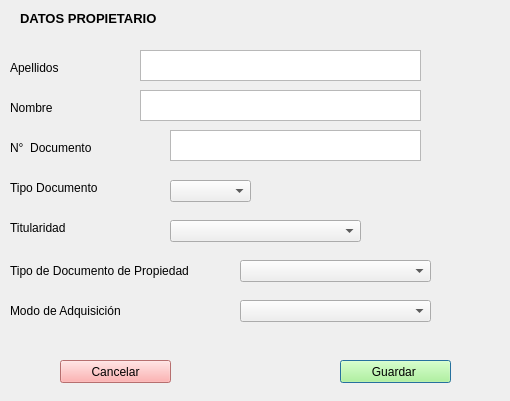
<?xml version="1.0" encoding="UTF-8"?>
<ui version="4.0">
 <class>Dialog</class>
 <widget class="QDialog" name="Dialog">
  <property name="geometry">
   <rect>
    <x>0</x>
    <y>0</y>
    <width>510</width>
    <height>401</height>
   </rect>
  </property>
  <property name="windowTitle">
   <string>Dialog</string>
  </property>
  <widget class="QLabel" name="label_2">
   <property name="geometry">
    <rect>
     <x>20</x>
     <y>10</y>
     <width>141</width>
     <height>16</height>
    </rect>
   </property>
   <property name="font">
    <font>
     <pointsize>10</pointsize>
     <weight>75</weight>
     <bold>true</bold>
    </font>
   </property>
   <property name="text">
    <string>DATOS PROPIETARIO</string>
   </property>
  </widget>
  <widget class="QLabel" name="label">
   <property name="geometry">
    <rect>
     <x>10</x>
     <y>60</y>
     <width>71</width>
     <height>16</height>
    </rect>
   </property>
   <property name="font">
    <font>
     <pointsize>9</pointsize>
    </font>
   </property>
   <property name="text">
    <string>Apellidos</string>
   </property>
  </widget>
  <widget class="QPlainTextEdit" name="txt_apellidos">
   <property name="geometry">
    <rect>
     <x>140</x>
     <y>50</y>
     <width>281</width>
     <height>31</height>
    </rect>
   </property>
  </widget>
  <widget class="QLabel" name="label_3">
   <property name="geometry">
    <rect>
     <x>10</x>
     <y>100</y>
     <width>51</width>
     <height>16</height>
    </rect>
   </property>
   <property name="font">
    <font>
     <pointsize>9</pointsize>
    </font>
   </property>
   <property name="text">
    <string>Nombre</string>
   </property>
  </widget>
  <widget class="QPlainTextEdit" name="txt_nombre">
   <property name="geometry">
    <rect>
     <x>140</x>
     <y>90</y>
     <width>281</width>
     <height>31</height>
    </rect>
   </property>
  </widget>
  <widget class="QLabel" name="label_4">
   <property name="geometry">
    <rect>
     <x>10</x>
     <y>140</y>
     <width>121</width>
     <height>16</height>
    </rect>
   </property>
   <property name="font">
    <font>
     <pointsize>9</pointsize>
    </font>
   </property>
   <property name="text">
    <string>N°  Documento</string>
   </property>
  </widget>
  <widget class="QPlainTextEdit" name="txt_documento">
   <property name="geometry">
    <rect>
     <x>170</x>
     <y>130</y>
     <width>251</width>
     <height>31</height>
    </rect>
   </property>
  </widget>
  <widget class="QLabel" name="label_5">
   <property name="geometry">
    <rect>
     <x>10</x>
     <y>180</y>
     <width>131</width>
     <height>16</height>
    </rect>
   </property>
   <property name="font">
    <font>
     <pointsize>9</pointsize>
    </font>
   </property>
   <property name="text">
    <string>Tipo Documento</string>
   </property>
  </widget>
  <widget class="QComboBox" name="comboBox_tipo_prop">
   <property name="geometry">
    <rect>
     <x>170</x>
     <y>180</y>
     <width>81</width>
     <height>22</height>
    </rect>
   </property>
   <item>
    <property name="text">
     <string/>
    </property>
   </item>
   <item>
    <property name="text">
     <string>Cédula Identidad</string>
    </property>
   </item>
   <item>
    <property name="text">
     <string>Registro Único Nacional</string>
    </property>
   </item>
  </widget>
  <widget class="QLabel" name="label_6">
   <property name="geometry">
    <rect>
     <x>10</x>
     <y>220</y>
     <width>101</width>
     <height>16</height>
    </rect>
   </property>
   <property name="font">
    <font>
     <pointsize>9</pointsize>
    </font>
   </property>
   <property name="text">
    <string>Titularidad</string>
   </property>
  </widget>
  <widget class="QComboBox" name="comboBox_titularidad_prop">
   <property name="geometry">
    <rect>
     <x>170</x>
     <y>220</y>
     <width>191</width>
     <height>22</height>
    </rect>
   </property>
   <item>
    <property name="text">
     <string/>
    </property>
   </item>
   <item>
    <property name="text">
     <string>Propietario</string>
    </property>
   </item>
   <item>
    <property name="text">
     <string>Poseedor</string>
    </property>
   </item>
   <item>
    <property name="text">
     <string>Usufructuario</string>
    </property>
   </item>
   <item>
    <property name="text">
     <string>Ocupante</string>
    </property>
   </item>
  </widget>
  <widget class="QLabel" name="label_8">
   <property name="geometry">
    <rect>
     <x>10</x>
     <y>260</y>
     <width>221</width>
     <height>21</height>
    </rect>
   </property>
   <property name="font">
    <font>
     <pointsize>9</pointsize>
    </font>
   </property>
   <property name="text">
    <string>Tipo de Documento de Propiedad</string>
   </property>
  </widget>
  <widget class="QComboBox" name="comboBox_doc_prop">
   <property name="geometry">
    <rect>
     <x>240</x>
     <y>260</y>
     <width>191</width>
     <height>22</height>
    </rect>
   </property>
   <item>
    <property name="text">
     <string/>
    </property>
   </item>
   <item>
    <property name="text">
     <string>Folio Real, DD RR</string>
    </property>
   </item>
   <item>
    <property name="text">
     <string>Testimonio de Propiedad</string>
    </property>
   </item>
   <item>
    <property name="text">
     <string>Minuta de Transferencia</string>
    </property>
   </item>
   <item>
    <property name="text">
     <string>Documento Privado</string>
    </property>
   </item>
   <item>
    <property name="text">
     <string>Recibo (Transferencia)</string>
    </property>
   </item>
   <item>
    <property name="text">
     <string>Recibo (Pago de Impuestos)</string>
    </property>
   </item>
   <item>
    <property name="text">
     <string>Sin Documentación</string>
    </property>
   </item>
   <item>
    <property name="text">
     <string>Recibo (Pago de Servicvios)</string>
    </property>
   </item>
   <item>
    <property name="text">
     <string>Plano de Propiedad</string>
    </property>
   </item>
  </widget>
  <widget class="QLabel" name="label_9">
   <property name="geometry">
    <rect>
     <x>10</x>
     <y>300</y>
     <width>161</width>
     <height>21</height>
    </rect>
   </property>
   <property name="font">
    <font>
     <pointsize>9</pointsize>
    </font>
   </property>
   <property name="text">
    <string>Modo de Adquisición</string>
   </property>
  </widget>
  <widget class="QComboBox" name="comboBox_adquisicion_prop">
   <property name="geometry">
    <rect>
     <x>240</x>
     <y>300</y>
     <width>191</width>
     <height>22</height>
    </rect>
   </property>
   <item>
    <property name="text">
     <string/>
    </property>
   </item>
   <item>
    <property name="text">
     <string>Compra</string>
    </property>
   </item>
   <item>
    <property name="text">
     <string>Herencia</string>
    </property>
   </item>
   <item>
    <property name="text">
     <string>Expropiación</string>
    </property>
   </item>
   <item>
    <property name="text">
     <string>Usucapión</string>
    </property>
   </item>
   <item>
    <property name="text">
     <string>Resolución Judicial</string>
    </property>
   </item>
  </widget>
  <widget class="QPushButton" name="btn_guardar_prop">
   <property name="geometry">
    <rect>
     <x>340</x>
     <y>360</y>
     <width>111</width>
     <height>23</height>
    </rect>
   </property>
   <property name="styleSheet">
    <string notr="true">background-color:rgb(170, 255, 127)</string>
   </property>
   <property name="text">
    <string>Guardar </string>
   </property>
  </widget>
  <widget class="QPushButton" name="btn_cancelar_prop">
   <property name="geometry">
    <rect>
     <x>60</x>
     <y>360</y>
     <width>111</width>
     <height>23</height>
    </rect>
   </property>
   <property name="styleSheet">
    <string notr="true">background-color:rgb(255, 155, 155)</string>
   </property>
   <property name="text">
    <string>Cancelar</string>
   </property>
  </widget>
 </widget>
 <resources/>
 <connections/>
</ui>
